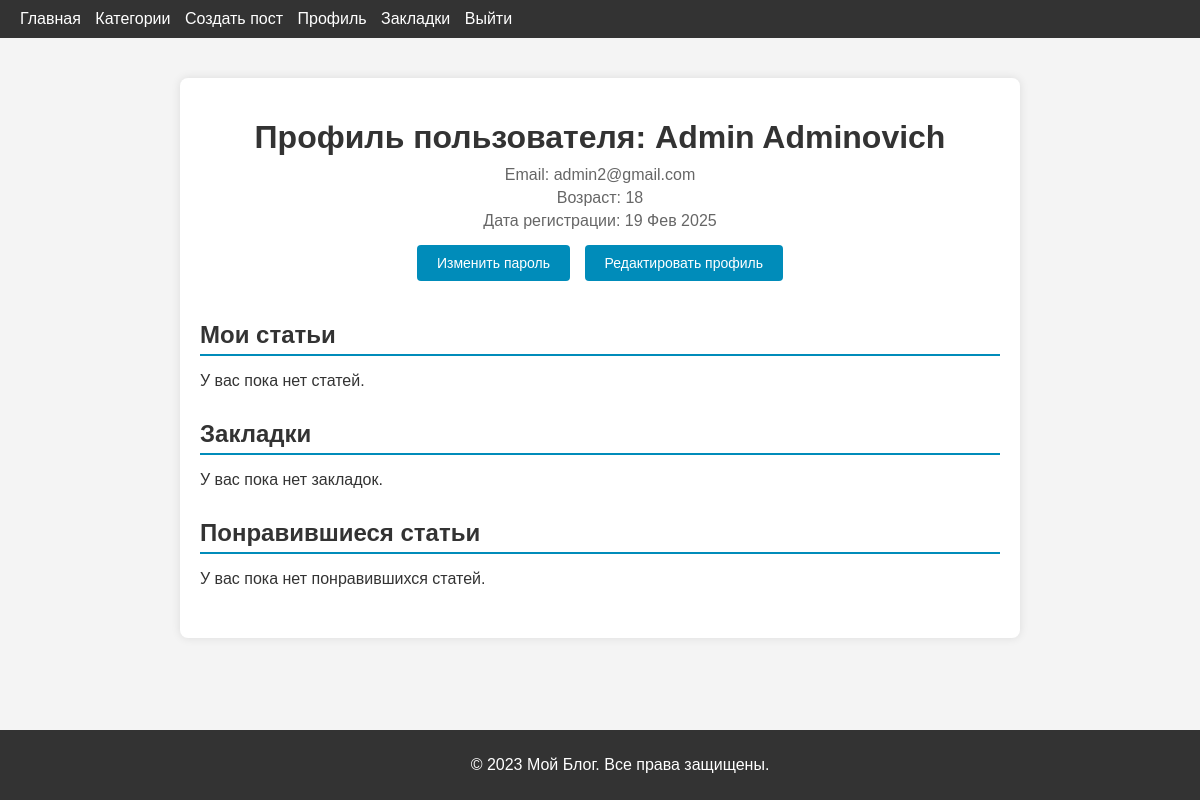
The page /accounts/profile/ (signed in) on the database as committed earlier.
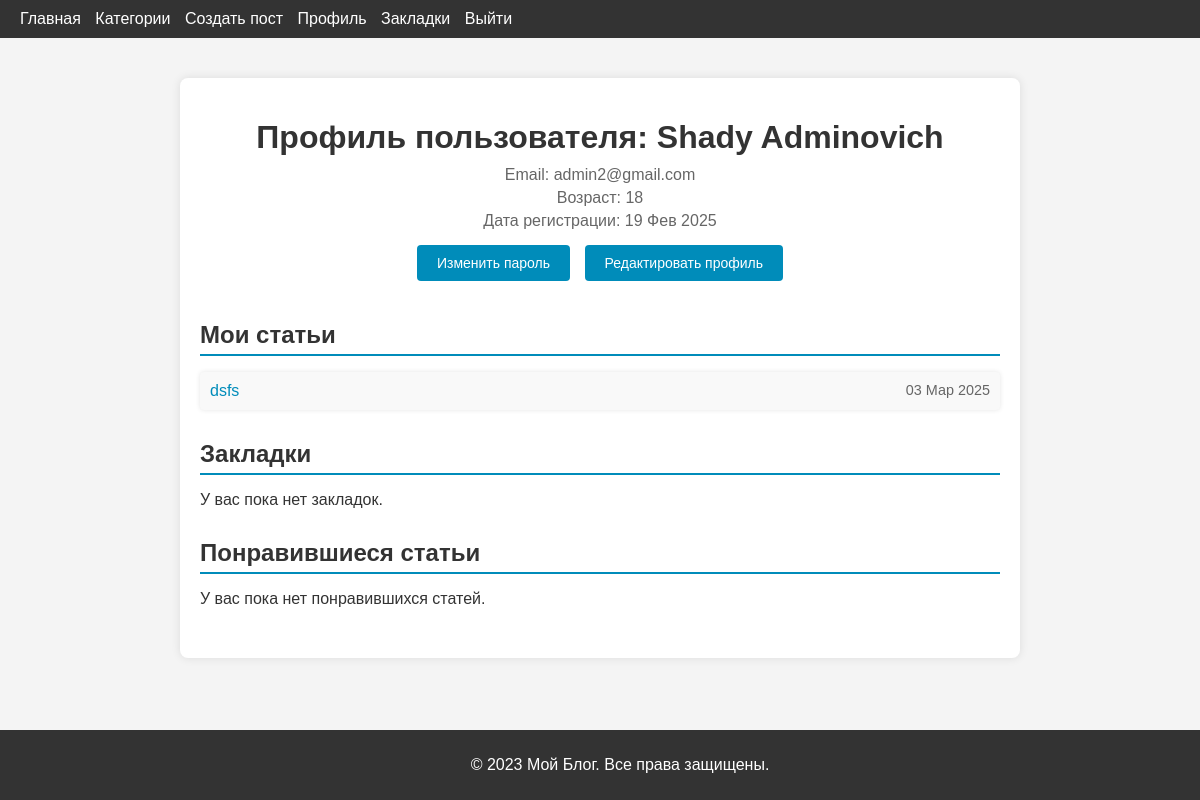
The same page on the database as committed later.
### account/models.py (models this page shows, shortened)
class User(AbstractUser):
    username = None
    date_joined = None
    email = models.EmailField(
        max_length=255,
        unique=True,
        verbose_name="Электронная почта",
    )
    first_name = models.CharField(
        max_length=255,
        blank=True,
        verbose_name="Имя",
    )
    last_name = models.CharField(
        max_length=255,
        blank=True,
        verbose_name="Фамилия",
    )
    age = models.PositiveSmallIntegerField(
        default=18,
        verbose_name="Возраст",
    )
    is_active = models.BooleanField(
        default=True,
        verbose_name="Активен",
    )
    is_staff = models.BooleanField(
        default=False,
        verbose_name="Персонал"
    )
    is_superuser = models.BooleanField(
        default=False,
        verbose_name="Суперпользователь"
    )
    created_at = models.DateTimeField(auto_now_add=True, verbose_name="Дата создания")
    updated_at = models.DateTimeField(auto_now=True, verbose_name="Дата обновления")
    USERNAME_FIELD = 'email'
    REQUIRED_FIELDS = []
    objects = UserManager()
    class Meta:
        verbose_name = "Пользователь"
        verbose_name_plural = "Пользователи"
        ordering = ['-updated_at']

### blog/models.py (models this page shows)
class Post(models.Model):
    category = models.ManyToManyField(
        to = Category,
        related_name="posts",
        verbose_name="Категории"
    )
    owner = models.ForeignKey(
        to = User,
        on_delete=models.CASCADE,
        related_name="posts",
        verbose_name="Автор",
    )
    title = models.CharField(
        max_length=255,
        verbose_name="Заголовок",
    )
    description = models.CharField(
        max_length=255,
        verbose_name="Описание",
    )
    content = models.TextField(
        verbose_name="Содержание"
    )
    art_image = models.ImageField(
        upload_to="posts/",
        null = True,
        blank=True,
        verbose_name="Изображение статьи"
    )
    bookmarks = models.ManyToManyField(
        to = User,
        related_name="bookmarks",
        blank=True,
        verbose_name="Закладки"
    )
    likes= models.ManyToManyField(
        to=User,
        related_name="likes",
        blank=True,
        verbose_name="Нравится"
    )
    dislikes = models.ManyToManyField(
        to=User,
        related_name="dislikes",
        blank=True,
        verbose_name="Не нравится"
    )
    created_at = models.DateTimeField(auto_now_add=True, verbose_name="Дата создания")
    updated_at = models.DateTimeField(auto_now=True, verbose_name="Дата обновления")
    class Meta:
        verbose_name="Статья"
        verbose_name_plural="Статьи"
        ordering = ['-updated_at']

### account/views/profile.py (the view)
# urls.py: path('profile/', profile, name = 'profile'),
@login_required
def profile(request):
    user = request.user
    return render(request,'account/profile.html',{'user':user})

### templates/account/profile.html (shortened to what this page needs)
{% extends 'base.html' %}
{% block content %}
    <div class="profile-container">
        <div class="profile-header">
            <h1>Профиль пользователя: {{ user.first_name }} {{ user.last_name }}</h1>
            <p>Email: {{ user.email }}</p>
            <p>Возраст: {{ user.age }}</p>
            <p>Дата регистрации: {{ user.created_at|date:"d M Y" }}</p>
            <a href="{% url 'account:password-change' %}" class="profile-btn">Изменить пароль</a>
            <a href="{% url 'account:profile-edit' %}" class="profile-btn">Редактировать профиль</a>
        </div>
        <div class="profile-posts">
            <h2>Мои статьи</h2>
            {% if user.posts.all %}
                <ul>
                    {% for post in user.posts.all %}
                        <li>
                            <a href="{% url 'blog:post-detail' post.id %}">{{ post.title }}</a>
                            <span class="post-date">{{ post.created_at|date:"d M Y" }}</span>
                        </li>
                    {% endfor %}
                </ul>
            {% else %}
                <p>У вас пока нет статей.</p>
            {% endif %}
        </div>
        <div class="profile-bookmarks">
            <h2>Закладки</h2>
            {% if user.bookmarks.all %}
                <ul>
                    {% for post in user.bookmarks.all %}
                        <li>
                            <a href="{% url 'blog:post-detail' post.id %}">{{ post.title }}</a>
                            <span class="post-date">{{ post.created_at|date:"d M Y" }}</span>
                        </li>
                    {% endfor %}
                </ul>
            {% else %}
                <p>У вас пока нет закладок.</p>
            {% endif %}
        </div>
        <div class="profile-likes">
            <h2>Понравившиеся статьи</h2>
            {% if user.likes.all %}
                <ul>
                    {% for post in user.likes.all %}
                        <li>
                            <a href="{% url 'blog:post-detail' post.id %}">{{ post.title }}</a>
                            <span class="post-date">{{ post.created_at|date:"d M Y" }}</span>
                        </li>
                    {% endfor %}
                </ul>
            {% else %}
                <p>У вас пока нет понравившихся статей.</p>
            {% endif %}
        </div>
    </div>
{% endblock %}

### templates/base.html (shortened to what this page needs)
{% load static %}
<!DOCTYPE html>
<html lang="ru">
<head>
    <link rel="stylesheet" href="{% static 'css/styles.css' %}">
</head>
<body>
    <header>
        <nav>
            <ul>
                {% if user.is_authenticated %}
                <li><a href="{% url 'home' %}">Главная</a></li>
                <li><a href="{% url 'blog:category-list' %}">Категории</a></li>
                <li><a href="{% url 'blog:post-create' %}">Создать пост</a></li>
                    <li><a href="{% url 'account:profile' %}">Профиль</a></li>
                    <li><a href="{% url 'blog:bookmark-list' %}">Закладки</a></li>
                    <li><a href="{% url 'account:logout' %}">Выйти</a></li>
                {% else %}
                    <li><a href="{% url 'account:login' %}">Войти</a></li>
                {% endif %}
            </ul>
        </nav>
    </header>
    <main>
        {% block content %}
        {% endblock %}
    </main>
    <footer>
        <p>© 2023 Мой Блог. Все права защищены.</p>
    </footer>
</body>
</html>

### static/css/styles.css (style rules this page uses)
body { font-family: Arial, sans-serif; margin: 0; padding: 0; background-color: #f4f4f4; color: #333; }
header { background-color: #333; color: #fff; padding: 10px 20px; }
nav ul { list-style-type: none; margin: 0; padding: 0; }
nav ul li { display: inline; margin-right: 10px; }
nav ul li a { color: #fff; text-decoration: none; }
main { padding: 20px; }
footer { background-color: #333; color: #fff; text-align: center; padding: 10px 20px; position: fixed; bottom: 0; width: 100%; }
.profile-container { max-width: 800px; margin: 20px auto; padding: 20px; background: #fff; box-shadow: 0 0 10px rgba(0, 0, 0, 0.1); border-radius: 8px; }
.profile-header { text-align: center; margin-bottom: 30px; }
.profile-header h1 { margin-bottom: 10px; color: #333; }
.profile-header p { margin: 5px 0; color: #666; }
.profile-btn { display: inline-block; margin: 10px 5px; padding: 10px 20px; background-color: #008CBA; color: white; text-decoration: none; border-radius: 4px; font-size: 14px; }
.profile-posts, .profile-bookmarks, .profile-likes { margin-bottom: 30px; }
.profile-posts h2, .profile-bookmarks h2, .profile-likes h2 { margin-bottom: 15px; color: #333; border-bottom: 2px solid #008CBA; padding-bottom: 5px; }
.profile-posts ul, .profile-bookmarks ul, .profile-likes ul { list-style-type: none; padding: 0; }
.profile-posts li, .profile-bookmarks li, .profile-likes li { margin-bottom: 10px; padding: 10px; background-color: #f9f9f9; border-radius: 4px; box-shadow: 0 0 5px rgba(0, 0, 0, 0.1); }
.profile-posts a, .profile-bookmarks a, .profile-likes a { text-decoration: none; color: #008CBA; }
.post-date { float: right; color: #666; font-size: 0.9em; }

Rows that differ between the two databases and show on the page:
changed User "Adminovich": first_name "Admin" → "Shady"
added Post: title "dsfs", created_at "03 Мар 2025"
Other text that changed with them:
text no longer shown: "У вас пока нет статей."
